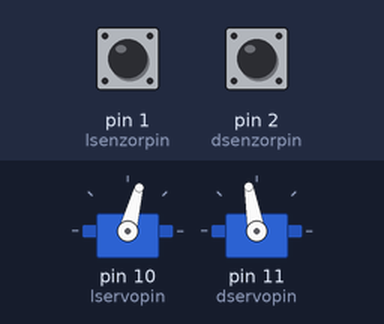
The sketch below on a simulated Arduino Uno, built with avr-gcc and run on an emulated ATmega328P. Shown: 2 × servo. The inputs (shaded band) are chosen by the test bench; at power-on: pin 1 (lsenzorpin) HIGH, pin 2 (dsenzorpin) HIGH.

Above: at 1.2 s.
1.3 s: pin 1 (lsenzorpin) pulled LOW for 0.15 s
At 2.2 s:
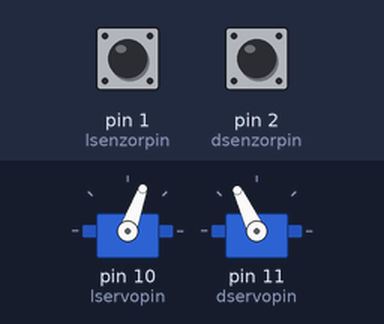
3.9 s: pin 2 (dsenzorpin) pulled LOW for 3.2 s
At 8.4 s:
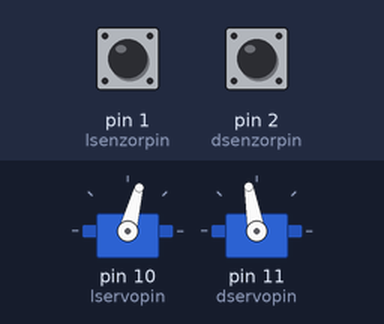
Timing chart, 0 to 9.9 s (numbered marks = the images above; inputs shaded):
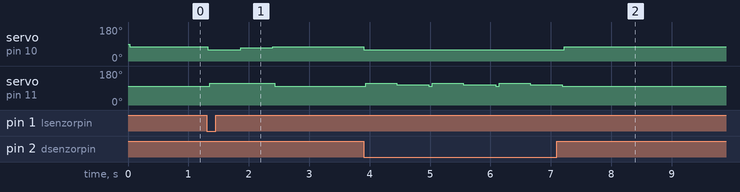

Measured:
- after the input at 1.3 s, servo on pin 10 (lservopin): 75° → 60° at once, → 70° 0.55 s later, → 75° 0.53 s later; servo on pin 11 (dservopin): 100° → 115° after 0.05 s, → 100° 1.1 s later
- after the input at 3.9 s, servo on pin 10 (lservopin): 75° → 60° at once, → 75° 3.3 s later; servo on pin 11 (dservopin): 100° → 115° at once, then repeats every 1.1 s: 108° 0.53 s, 100° 0.06 s, 115° 0.52 s, until it stays 100° from 7.2 s

The sketch:

astar_izogiboviram_obstacleavoid.ino
```cpp
/*
Boty1.6 demo program (prohobi.net 2017)

si-izogibanje oviram z miktostikalom (levo in desno spredaj) - veè na prohobi.net
en-avoiding obstacles with microswitch (left and right front) - more on prohobi.net
*/

#include <Servo.h>
//si-ustvarimo servo objekt za nadzor servo motorja
//en-create servo object to control a servo

Servo lservo;  // si-levi servo; en-left servo
Servo dservo;  // si-desni servo; en-right servo

//si-definiranje priklopov na vhode in izhode
//en-pin connection definiton for input and output

int lsenzorpin = 1;  // si-levi senzor; en-left sensor
int dsenzorpin = 2;  // si-desni senzor; en-right sensor
int lservopin = 10;  // si-left servo; en-left servo
int dservopin = 11;  // si-desni servo; en-right servo
int val = 0;    // variable to read the value from the digital pin

//si-konstante za krmiljenje servo motorjev
//en-constants for controlling servo motors

int vallevinaprej = 75;
int vallevinazaj = 60;
int vallevistop = 70;

int valdesnistop = 108;
int valdesninaprej = 100;
int valdesninazaj = 115;


void setup() {
  lservo.attach(lservopin);  // attaches the servo on pin -lservopin- to the servo object
  dservo.attach(dservopin);  // attaches the servo on pin -dservopin- to the servo object
  pinMode(2, INPUT_PULLUP);
  pinMode(1, INPUT_PULLUP);
}

void loop() {
  val = digitalRead(lsenzorpin);
  if (val > 0) {
    desninaprej();
  } else {
    nazajvdesno();
  }
  delay(15);
  val = digitalRead(dsenzorpin);
  if (val > 0) {
    levinaprej();
  } else {
    nazajvlevo();
  }
  delay(15);
}

void nazajvdesno() {
  levinazaj();
  delay(15);
  desninazaj();
  delay(500);
  levistop();
  delay(500);
}

void nazajvlevo() {
  levinazaj();
  delay(15);
  desninazaj();
  delay(500);
  desnistop();
  delay(500);
}

void levistop(){
  lservo.write(vallevistop);
  delay(15);
}

void desnistop(){
  dservo.write(valdesnistop);
  delay(15);
}

void levinazaj(){
  lservo.write(vallevinazaj);
  delay(15);
}

void levinaprej(){
  lservo.write(vallevinaprej);
  delay(15);
}

void desninazaj(){
  dservo.write(valdesninazaj);
  delay(15);
}

void desninaprej(){
  dservo.write(valdesninaprej);
  delay(15);
}
```
